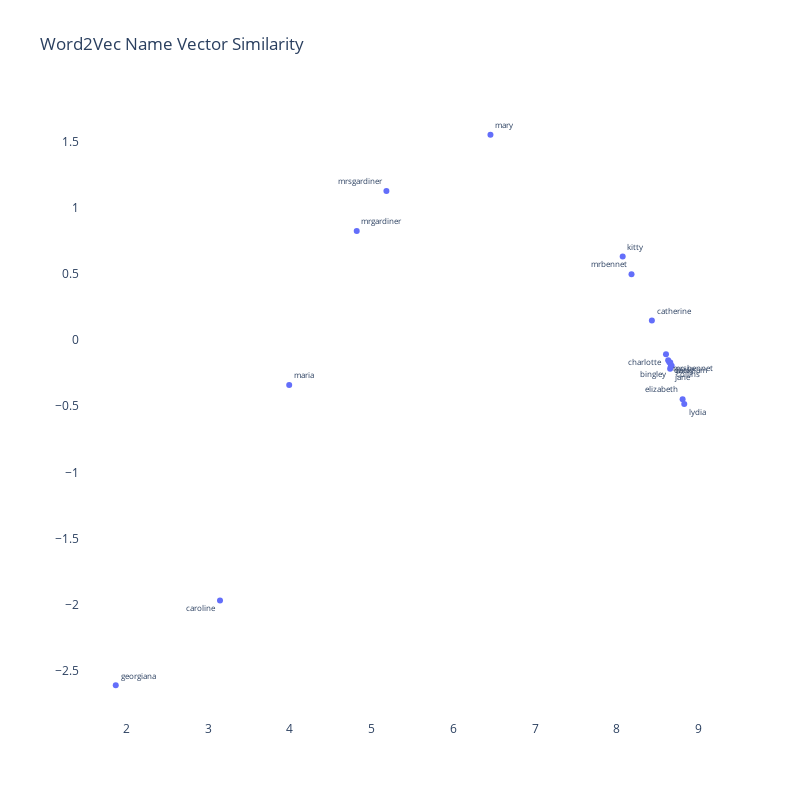

Source (notebook cell):
### Code cell
character_list_PP = ['Elizabeth', 
                  'Darcy', 
                  'Bingley', 
                  'Catherine',
                  'MrBennet', 
                  'MrsBennet',
                  'Lydia',
                  'Wickham',
                  'Caroline',
                  'Jane',
                  'Collins',
                  'Charlotte',
                  'Kitty',
                  'Mary',
                  'Maria',
                  'Fitzwilliam',
                  'MrGardiner',
                  'MrsGardiner',
                  'Georgiana']

character_list_PP = [x.lower() for x in character_list_PP]

df_PP = w2v_df_PP[w2v_df_PP['label'].isin(character_list_PP)]


text_pos_PP = [x for x in np.random.choice(['top left', 
                                         'bottom left',
                                         'top right',
                                         'bottom right'], 
                                          len(df_PP),
                                          p=[.2,.3,.3,.2])]


trace_PP = go.Scatter(x=df_PP['x'],
                   y=df_PP['y'],
                   mode='markers+text', 
                   textposition=text_pos_PP,
                   text=df_PP['label'],
                   textfont=dict(size=8),
                   hoverinfo='text')



fig = go.Figure([trace_PP])

fig.update_layout(go.Layout(
    title='Word2Vec Name Vector Similarity',
    ),
    hovermode='closest',
    plot_bgcolor='white',
    paper_bgcolor='white',
    width=800,
    height=800
)

### Figure 1 — Plotly figure (JSON) as saved in the notebook; plotly's stock layout.template omitted (floating-point values rounded to 4 significant figures)
{"data": [{"hoverinfo": "text", "mode": "markers+text", "text": ["mrbennet", "bingley", "elizabeth", "jane", "lydia", "mrsbennet", "kitty", "mary", "darcy", "catherine", "maria", "charlotte", "caroline", "collins", "wickham", "georgiana", "mrgardiner", "mrsgardiner"], "textfont": {"size": 8}, "textposition": ["top left", "bottom left", "top left", "bottom right", "bottom right", "bottom right", "top right", "top right", "bottom right", "top right", "top right", "bottom left", "bottom left", "bottom right", "bottom right", "top right", "top right", "top left"], "type": "scatter", "x": [8.179, 8.659, 8.804, 8.651, 8.824, 8.627, 8.071, 6.453, 8.641, 8.428, 3.991, 8.6, 3.144, 8.67, 8.653, 1.869, 4.817, 5.18], "y": [0.4991, -0.1975, -0.4468, -0.2167, -0.482, -0.1515, 0.633, 1.553, -0.1671, 0.1495, -0.3396, -0.1065, -1.969, -0.1941, -0.1694, -2.61, 0.825, 1.128]}], "layout": {"height": 800, "hovermode": "closest", "paper_bgcolor": "white", "plot_bgcolor": "white", "title": {"text": "Word2Vec Name Vector Similarity"}, "width": 800}}
